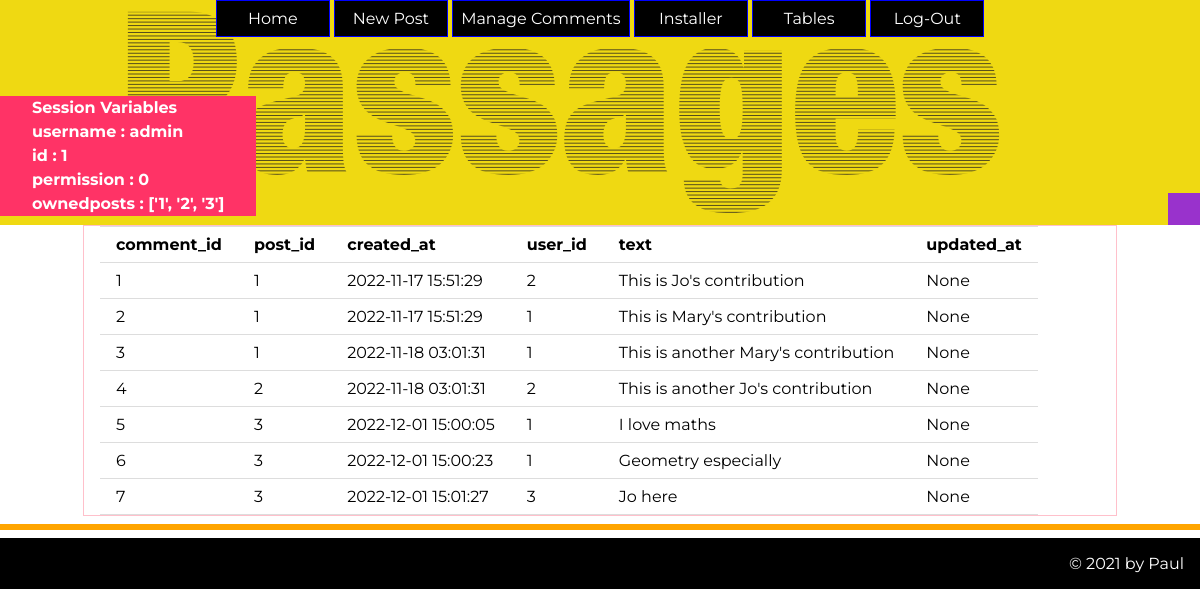
Page /viewtable/comment (signed in) on the earlier database version.
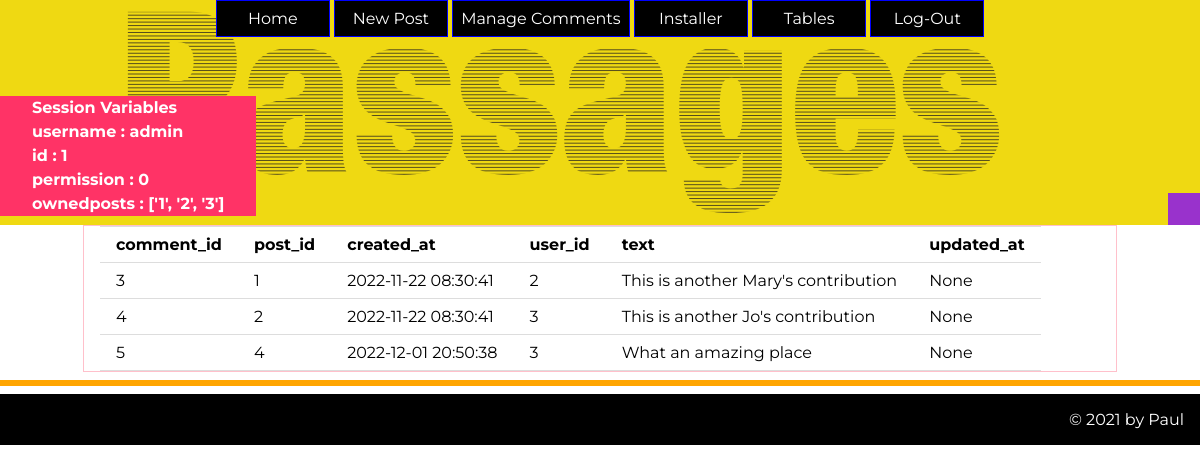
Same page on the later database version.
### tables this page shows
CREATE TABLE comment(
    comment_id integer primary key autoincrement not null,
    post_id integer not null,
    created_at date not null,
    user_id text not null,
    text text not null,
    updated_at date,
    foreign key (post_id) references post(post_id)
);

### server.py (the view)
@app.route('/viewtable/<tablename>')
def viewtable(tablename):
    if not session_check(0):
        error = "You do not have permission to view this page"
        return render_template('error.html', error=error)
    global db_path
    if tablename == "master-data":
        sql = 'select * from sqlite_master;'
        result = run_search_query(sql, db_path)
        tablelisting = generateHTMLtable(result[1:], result[0])
        return render_template('table-data.html', tablelisting=Markup(tablelisting))
    elif tablename in ['post', 'comment', 'user']:
        headings = {
            'user': ('user_id', 'username', 'password', 'created_at', 'permission'),
            'post': ('post_id', 'title', 'body', 'user_id', 'created_at', 'image', 'alttext', 'updated_at'),
            'comment': ('comment_id', 'post_id', 'created_at', 'user_id', 'text', 'updated_at')
        }
        sql = 'select * from {};'.format(tablename)
        result = run_search_query(sql, db_path)
        tablelisting = generateHTMLtable(result, headings[tablename])
        return render_template('table-data.html', tablelisting=Markup(tablelisting))
    else:
        return "<h1> Table not found </h1>"

### db_functions.py (called while the page is built)
def generateHTMLtable(result_tuple_list, header_tuple=()):
    if result_tuple_list is None:
        return "<table></table>"
    tablestring="<table><tr>"
    if len(header_tuple) >0:
        for cell in header_tuple:
            tablestring += "<th> {} </th>".format(cell)
        tablestring += "</tr>\n<tr>"
    for row in result_tuple_list:
        for cell in row:
            tablestring+="<td> {} </td>".format(cell)
        tablestring +="</tr>\n<tr>"
    tablestring += "</tr></table>"
    return tablestring

def run_search_query(sql_query, file_path):
    try:
        db = sqlite3.connect(file_path)
        cursor = db.cursor()
        cursor.execute(sql_query)
        result = cursor.fetchall()
        cursor.close()
    except sqlite3.Error as error:
        print("Error while creating sqlite table: {}".format(error))
    finally:
        if db:
            db.close()
        if result:
            return result

### server.py (called while the page is built)
def session_check(permission):
    if session:
        if session['permission'] > permission:
            return False
        else:
            return True
    else:
        return False

### templates/table-data.html (shortened to what this page needs)
{% extends "layout.html" %}
{% block head %}
{{ super() }}
{% endblock %}
{% block content%}
{{tablelisting}}
{% endblock%}

Differences in the rows shown:
removed comment: text "comment_id post_id created_at user_id text updated_at 1 1 2022-11-17 15:51:29 2 This is Jo's contribution None 2 1 2022-11-17 15:51:29 1 This is Mary's contribution None 3 1 2022-11-18 03:01:31 1 This is another Mary's contribution None 4 2 2022-11-18 03:01:31 2 This is another Jo's contribution None 5 3 2022-12-01 15:00:05 1 I love maths None 6 3 2022-12-01 15:00:23 1 Geometry especially None 7 3 2022-12-01 15:01:27 3 Jo here None"
now on this page (row edited): comment: text "comment_id post_id created_at user_id text updated_at 3 1 2022-11-22 08:30:41 2 This is another Mary's contribution None 4 2 2022-11-22 08:30:41 3 This is another Jo's contribution None 5 4 2022-12-01 20:50:38 3 What an amazing place None"
changed comment: text "I love maths" → "What an amazing place" (drawn)
